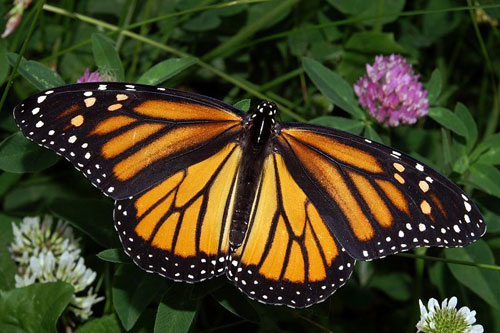
#> input picture CV/mean-shift-clustering-master/Butterfly.jpg, 500 x 333 px, given in place of FormatFactoryPart1.mp4, which was not available
$ python vibe.py
#> lines starting #> are read from the running program, lines starting #| are printed output that depends on the picture; after the words box and inside, x2 and y2 are one past the last pixel; in counts of white or black regions, pixels touching at a corner belong together; pictures that were not available may be replaced by others from this repository, and a replacement may not be noted
#!/usr/bin/env python3
# -*- coding: utf-8 -*-

import numpy as np
import cv2
from skimage import morphology


class ViBe:
    '''
    ViBe运动检测，分割背景和前景运动图像
    '''

    def __init__(self, num_sam=20, min_match=2, radiu=20, rand_sam=16):
        self.defaultNbSamples = num_sam  # 每个像素的样本集数量，默认20个
        self.defaultReqMatches = min_match  # 前景像素匹配数量，如果超过此值，则认为是背景像素
        self.defaultRadius = radiu  # 匹配半径，即在该半径内则认为是匹配像素
        self.defaultSubsamplingFactor = rand_sam  # 随机数因子，如果检测为背景，每个像素有1/defaultSubsamplingFactor几率更新样本集和领域样本集

        self.background = 0
        self.foreground = 255

    def __buildNeighborArray(self, img):
        '''
        构建一副图像中每个像素的邻域数组
        参数：输入灰度图像
        返回值：每个像素9邻域数组，保存到self.samples中
        '''
        height, width = img.shape
        self.samples = np.zeros((self.defaultNbSamples, height, width), dtype=np.uint8)

        # 生成随机偏移数组，用于计算随机选择的邻域坐标
        ramoff_xy = np.random.randint(-1, 2, size=(2, self.defaultNbSamples, height, width))
        # [6 lines of commented-out code are left out]
        xr_ = np.tile(np.arange(width), (height, 1))
        # yr_=np.zeros((height,width))
        yr_ = np.tile(np.arange(height), (width, 1)).T

        xyr_ = np.zeros((2, self.defaultNbSamples, height, width))
        for i in range(self.defaultNbSamples):
            xyr_[1, i] = xr_
            xyr_[0, i] = yr_

        xyr_ = xyr_ + ramoff_xy

        xyr_[xyr_ < 0] = 0
        tpr_ = xyr_[1, :, :, -1]
        tpr_[tpr_ >= width] = width - 1
        tpb_ = xyr_[0, :, -1, :]
        tpb_[tpb_ >= height] = height - 1
        xyr_[0, :, -1, :] = tpb_
        xyr_[1, :, :, -1] = tpr_

        # xyr=np.transpose(xyr_,(2,3,1,0))
        xyr = xyr_.astype(int)
        self.samples = img[xyr[0, :, :, :], xyr[1, :, :, :]]

    def ProcessFirstFrame(self, img):
        '''
        处理视频的第一帧
        1、初始化每个像素的样本集矩阵
        2、初始化前景矩阵的mask
        3、初始化前景像素的检测次数矩阵
        参数：
        img: 传入的numpy图像素组，要求灰度图像
        返回值：
        每个像素的样本集numpy数组
        '''
        self.__buildNeighborArray(img)
        self.fgCount = np.zeros(img.shape)  # 每个像素被检测为前景的次数(计数矩阵)
        self.fgMask = np.zeros(img.shape)  # 保存前景像素(结果矩阵）

    def Update(self, img):
        '''
        处理每帧视频，更新运动前景，并更新样本集。该函数是本类的主函数
        输入：灰度图像
        '''
        height, width = img.shape
        # 计算当前像素值与样本库中值之差小于阀值范围RADIUS的个数，采用numpy的广播方法
        dist = np.abs((self.samples.astype(float) - img.astype(float)).astype(int))
        dist[dist < self.defaultRadius] = 1
        dist[dist >= self.defaultRadius] = 0
        matches = np.sum(dist, axis=0)
        # print(dist.shape)
        # print(matches.shape)
        # 如果大于匹配数量阀值，则是背景，matches值False,否则为前景，值True
        matches = matches < self.defaultReqMatches
        self.fgMask[matches] = self.foreground
        self.fgMask[~matches] = self.background
        # 前景像素计数+1,背景像素的计数设置为0
        self.fgCount[matches] = self.fgCount[matches] + 1
        self.fgCount[~matches] = 0
        # 如果某个像素连续50次被检测为前景，则认为一块静止区域被误判为运动，将其更新为背景点
        fakeFG = self.fgCount > 50
        matches[fakeFG] = False
        # 此处是该更新函数的关键
        # 更新背景像素的样本集，分两个步骤
        # 1、每个背景像素有1/self.defaultSubsamplingFactor几率更新自己的样本集
        # 更新样本集方式为随机选取该像素样本集中的一个元素，更新为当前像素的值
        # 2、每个背景像素有1/self.defaultSubsamplingFactor几率更新邻域的样本集
        # 更新邻域样本集方式为随机选取一个邻域点，并在该邻域点的样本集中随机选择一个更新为当前像素值
        # 更新自己样本集
        upfactor = np.random.randint(self.defaultSubsamplingFactor, size=img.shape)  # 生成每个像素的更新几率
        upfactor[matches] = 100  # 前景像素设置为100,其实可以是任何非零值，表示前景像素不需要更新样本集
        upSelfSamplesInd = np.where(upfactor == 0)  # 满足更新自己样本集像素的索引
        upSelfSamplesPosition = np.random.randint(self.defaultNbSamples,
                                                  size=upSelfSamplesInd[0].shape)  # 生成随机更新自己样本集的的索引
        samInd = (upSelfSamplesPosition, upSelfSamplesInd[0], upSelfSamplesInd[1])
        self.samples[samInd] = img[upSelfSamplesInd]  # 更新自己样本集中的一个样本为本次图像中对应像素值

        # 更新邻域样本集
        upfactor = np.random.randint(self.defaultSubsamplingFactor, size=img.shape)  # 生成每个像素的更新几率
        upfactor[matches] = 100  # 前景像素设置为100,其实可以是任何非零值，表示前景像素不需要更新样本集
        upNbSamplesInd = np.where(upfactor == 0)  # 满足更新邻域样本集背景像素的索引
        nbnums = upNbSamplesInd[0].shape[0]

        # ramNbOffset = np.random.randint(-2, 5, size=(2, nbnums))  # 分别是X和Y坐标的偏移
        # ramNbOffset[1,:]=np.zeros((1, nbnums))  # 分别是X和Y坐标的偏移

        ramoff_y = np.random.randint(-2,5, size=(1, nbnums))
        ramoff_x = np.random.randint(-1, 2, size=(1, nbnums))
        ramNbOffset=np.append(ramoff_x,ramoff_y,axis=0)

        nbXY = np.stack(upNbSamplesInd)
        nbXY += ramNbOffset
        nbXY[nbXY < 0] = 0
        nbXY[0, nbXY[0, :] >= height] = height - 1
        nbXY[1, nbXY[1, :] >= width] = width - 1
        nbSPos = np.random.randint(self.defaultNbSamples, size=nbnums)
        nbSamInd = (nbSPos, nbXY[0], nbXY[1])
        self.samples[nbSamInd] = img[upNbSamplesInd]

    def getFGMask(self):
        '''
        返回前景mask
        '''
        return self.fgMask


def main():
    # vc = cv2.VideoCapture("../video/202-233/FormatFactoryPart3.mp4")
    vc = cv2.VideoCapture("../video/103-102/FormatFactoryPart1.mp4")
    # vc = cv2.VideoCapture("../video/blur.mp4")
    c = 0
    if vc.isOpened():
        rval, frame = vc.read()
#> frame is the input picture: shape (333, 500, 3); mean B, G, R 33.2, 63.3, 66.7
    else:
        rval = False

    frame = cv2.cvtColor(frame, cv2.COLOR_BGR2GRAY)
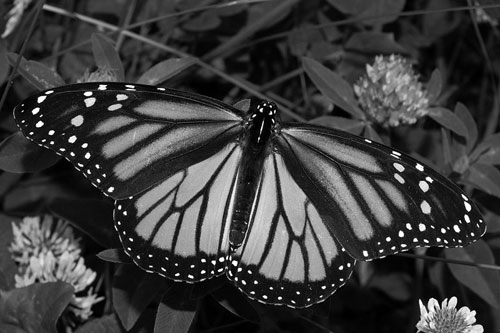
#> frame: shape (333, 500); min 0, max 255, mean 60.9
    vibe = ViBe()
    vibe.ProcessFirstFrame(frame)
#> in __buildNeighborArray, `tpr_[tpr_ >= width] = width - 1`:
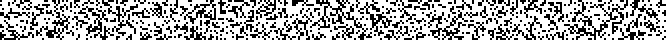
#> tpr_: shape (20, 333) float64 (shown 2 times larger); values 498 (black) and 499 (white), 65.9% white; black in thin lines or dots
#> in __buildNeighborArray, `tpb_[tpb_ >= height] = height - 1`: tpb_: shape (20, 500) float64; values 331 (black) and 332 (white), 66.6% white; black in thin lines or dots
    temp=np.zeros(frame.shape,dtype=np.int8)
    d = np.zeros(frame.shape, dtype=np.int8)
    temp1 = frame.copy()
    temp2 = frame.copy()
    while rval:
        rval, frame = vc.read()
        # 将输入转为灰度图
        gray = cv2.cvtColor(frame, cv2.COLOR_BGR2GRAY)
        # gray= cv2.GaussianBlur(gray, (5, 5), 0)
        # # gray = cv2.medianBlur(gray, 5)  # 中值滤波
        equ = cv2.createCLAHE(clipLimit=3.0, tileGridSize=(8, 8))
        gray = cv2.medianBlur(gray, 3)  # 中值滤波
        gray = equ.apply(gray)
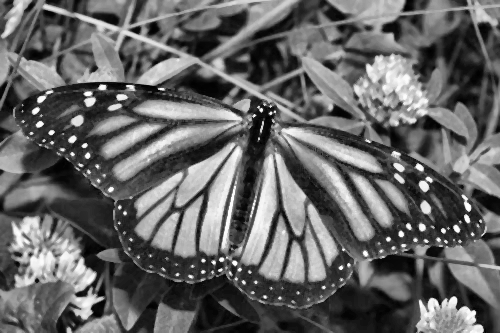
#> gray: shape (333, 500); min 0, max 255, mean 101.3


        vibe.Update(gray)
#> in Update, `matches = np.sum(dist, axis=0)`:
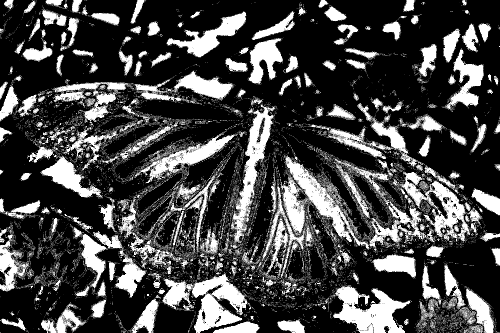
#> matches: shape (333, 500) int64; min 0, max 20, mean 5.54; drawn with min black and max white
#> in Update, `matches = matches < self.defaultReqMatches`:
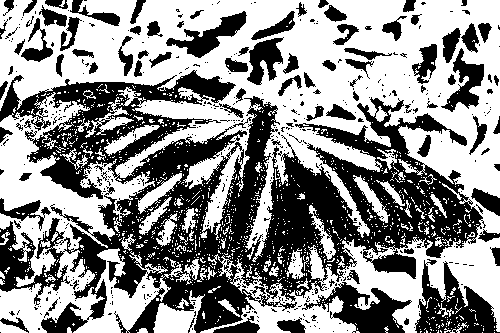
#> matches: shape (333, 500) bool; 56.1% white; 512 black regions (417 under 20 px), largest, box (x1, y1, x2, y2) and area: (0, 70, 486, 333) 51808, (415, 259, 500, 333) 3040, (302, 282, 412, 333) 2370
#> in Update, `fakeFG = self.fgCount > 50`: fakeFG: shape (333, 500) bool; every value is 0
        segMat = vibe.getFGMask()
        # 　转为uint8类型
        segMat = segMat.astype(np.uint8)
        segMat = cv2.medianBlur(segMat, 3)#中值滤波
        # segMat = cv2.medianBlur(segMat, 3)  # 中值滤波
        # segMat = cv2.blur(segMat, (6, 6)) #均值滤波


        # 寻找轮廓
        # segMat = morphology.remove_small_objects(segMat, 1860)

        cnts, hierarchy = cv2.findContours(segMat, cv2.RETR_EXTERNAL, cv2.CHAIN_APPROX_SIMPLE)
        # 绘制每一个 cnts 框到原始图像 frame 中
        for c in cnts:
            if cv2.contourArea(c) < 900:  # 计算候选框的面积，如果小于1500，跳过当前候选框
                continue
            (x, y, w, h) = cv2.boundingRect(c)  # 根据轮廓c，得到当前最佳矩形框
            cv2.rectangle(frame, (x, y), (x + w, y + h), (255, 255, 0), 2)  # 将该矩形框画在当前帧 frame 上
            cv2.rectangle(segMat, (x, y), (x + w, y + h), (255, 255, 255), 2)  # 将该矩形框画在当前帧 frame 上
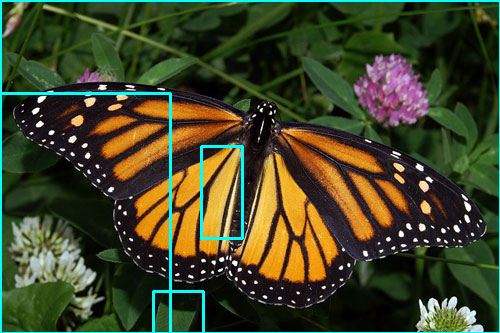
#> frame: shape (333, 500, 3); 2.93% of pixels changed, all inside (x1, y1, x2, y2) = (0, 0, 500, 333)
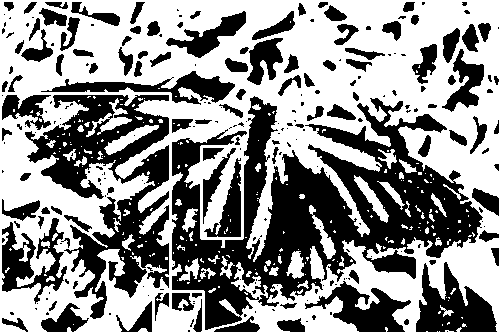
#> segMat: shape (333, 500); 56.8% white; 247 black regions (138 under 20 px), largest, box (x1, y1, x2, y2) and area: (172, 96, 483, 330) 29358, (25, 95, 169, 319) 13054, (416, 262, 497, 332) 3134

        # [5 lines of commented-out code are left out]

        cv2.imshow("frame",  gray)
        cv2.imshow("SegMat", segMat)
        # cv2.imwrite("./result/" + str(c) + ".jpg", frame,[int(cv2.IMWRITE_PNG_STRATEGY)])
        k = cv2.waitKey(1)
#> (key Esc is pressed here)
        if k == 27:
            vc.release()
            cv2.destroyAllWindows()
            break
        c = c + 1


if __name__ == '__main__':
    main()
    # vibe=ViBe()
    # vibe.__build
